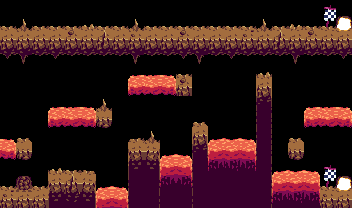

Below is a game level as drawn by its tile map, then a one-line description and the .tmx file that defines it, in full:
An orthogonal 22x13 tile map with 16x16 px tiles, 1 tile layer (Tile Layer 1).

<map version="1.2" tiledversion="1.2.3" orientation="orthogonal" renderorder="right-down" width="22" height="13" tilewidth="16" tileheight="16" infinite="0" nextlayerid="2" nextobjectid="1">
 <tileset firstgid="1" name="tileset" tilewidth="16" tileheight="16" tilecount="70" columns="7">
  <image source="tileset.png" width="112" height="160" />
 </tileset>
 <layer id="1" name="Tile Layer 1" width="22" height="13">
  <data encoding="csv">
0,0,0,0,0,0,0,0,0,0,0,0,0,0,0,0,0,0,0,0,27,0,
2,17,2,2,36,18,37,2,17,2,2,36,2,2,2,38,17,37,2147483666,36,34,7,
9,9,9,9,43,9,44,9,45,9,9,43,9,9,9,45,9,44,9,43,9,9,
25,24,23,25,23,23,23,23,24,23,23,25,24,23,25,23,23,23,24,23,23,25,
0,0,0,0,0,0,0,0,57,58,59,36,0,0,0,0,18,0,0,0,0,0,
0,0,0,0,0,0,0,0,64,65,66,43,0,0,0,0,47,0,0,0,0,0,
0,0,0,57,58,59,17,0,0,0,0,0,0,0,0,0,54,0,0,57,58,59,
0,0,0,64,65,66,28,0,0,0,0,0,40,0,0,0,51,0,0,64,65,66,
59,21,0,0,0,0,0,0,1,17,0,0,47,5,6,2147483653,51,0,21,0,0,0,
66,28,0,0,0,0,0,0,8,2147483656,5,2147483653,54,12,13,2147483660,51,0,28,0,0,0,
0,0,0,18,37,2147483649,0,0,15,2147483663,12,2147483660,50,19,20,2147483667,2147483698,5,6,2147483653,27,0,
38,14,2,8,44,2147483656,5,2147483653,50,2147483698,19,2147483667,50,22,22,22,2147483698,12,13,2147483660,34,7,
45,9,9,15,16,2147483663,12,2147483660,50,2147483698,22,2147483670,50,22,22,22,2147483698,19,20,2147483667,45,9
</data>
 </layer>
</map>
